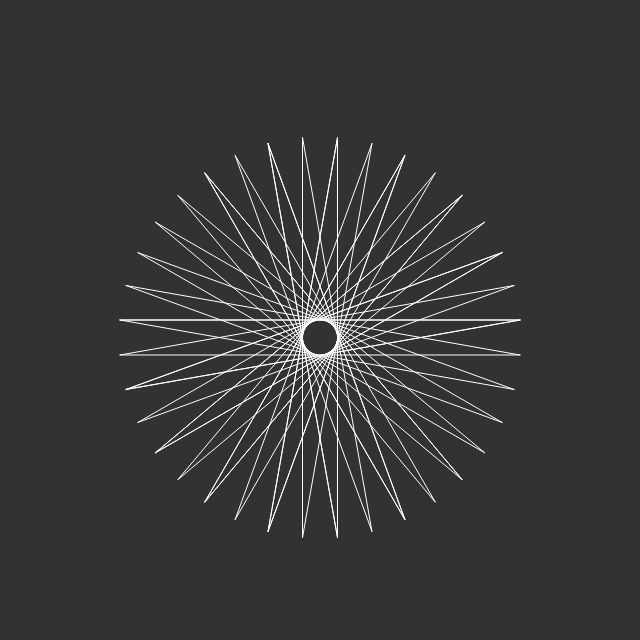
Frame 1 (no input)
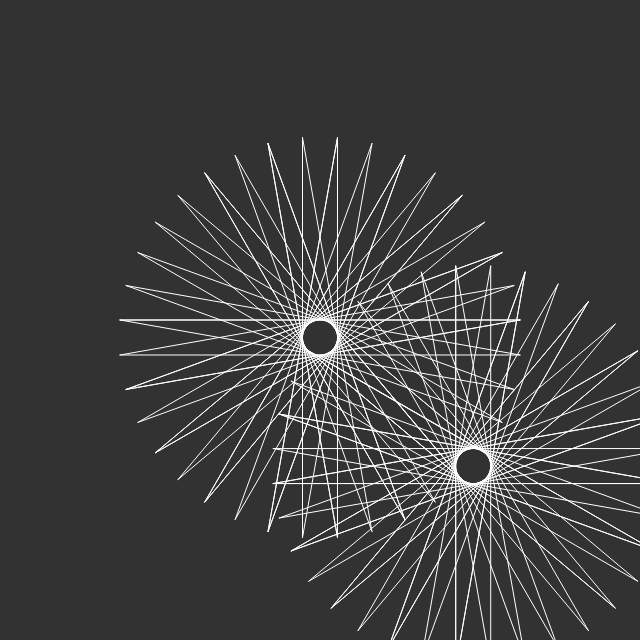
Frame 2 (the mouse pressed at the canvas centre, redrawn once)

The p5.js sketch that drew these frames (run headless with seeded random() and noise() and a simulated clock; the mouse was pressed at the canvas centre and the sketch redrawn once):

// p5.js sketch
// ── sketch.js
// basic template sketch showing how to use the Turtle class
var myTurtle;

function setup() {
	createCanvas(640, 640);
	noFill();
	stroke(255);
	background(50);
	noLoop();

	myTurtle = new Turtle();
}



function draw() {
	// move to starting position (without drawing)
	myTurtle.penUp();
	myTurtle.moveBackward(200);
	myTurtle.penDown();

	// star
	for (var i = 0; i < 50; i++) {
		myTurtle.moveForward(400);
		myTurtle.turnRight(170);
	}

	// sprial
	// for (var i = 0; i < 500; i++) {
	// 	myTurtle.moveForward(i * 0.1);
	// 	myTurtle.turnRight(10);
	// }

	//house
	// myTurtle.turnLeft(90); // left wall
	// myTurtle.moveForward(100);
	// myTurtle.turnLeft(90); // begin roof
	// myTurtle.moveForward(20);
	// myTurtle.turnRight(135);
	// myTurtle.moveForward(100);
	// myTurtle.turnRight(90);
	// myTurtle.moveForward(100);
	// myTurtle.turnRight(135);
	// myTurtle.moveForward(20);
	// myTurtle.turnLeft(90); // right wall
	// myTurtle.moveForward(100);

}

// ── turtle.js
// # Turtle
//
// Basic turtle graphics implementation:
// https://en.wikipedia.org/wiki/Turtle_graphics
//
// For more info on Javascript OOP:
// https://developer.mozilla.org/en-US/docs/Web/JavaScript/Introduction_to_Object-Oriented_JavaScript
//
// The turtle's coordinate system uses pixels for distance and degrees for rotations
// 0 degrees is straight right (east); positive degrees are clockwise

// ## Turtle constructor
// takes optional x, y starting coordinates (default is center of sketch)
function Turtle(x, y) {
    // assign default values to x and y if they were not passed
    if (typeof x === "undefined") {
        x = width * 0.5;
    }
    if (typeof y === "undefined") {
        y = height * 0.5;
    }
    this.x = x;
    this.y = y;
    this.bearingRadians = 0;
    this.isPenDown = true;
    this._stateStack = [];
}

// ##moveTo
// instantly transports the turtle to the provided x, y location, drawing a line if pen is down
Turtle.prototype.moveTo = function(newX, newY) {
    if (this.isPenDown) {
        line(this.x, this.y, newX, newY);
    }
    this.x = newX;
    this.y = newY;
};

// moveForward moves the turtle along its current bearing, drawing a line if pen is down
Turtle.prototype.moveForward = function(distance) {
    var newX = this.x + cos(this.bearingRadians) * distance;
    var newY = this.y + sin(this.bearingRadians) * distance;
    this.moveTo(newX, newY);
};

// moveBackward moves the turtle backward from its current bearing, drawing a line if pen is down
Turtle.prototype.moveBackward = function(distance) {
    this.moveForward(-distance);
};

// turnTo changes the turtle's bearing to the provided angle in degrees
Turtle.prototype.turnTo = function(positionDegrees) {
    this.bearingRadians = radians(positionDegrees);
};

// turnRight rotates the turtle's bearing clockwise by the provided angle in degrees
Turtle.prototype.turnRight = function(amountDegrees) {
    this.bearingRadians += radians(amountDegrees);
};

// turnLeft rotates the turtle's bearing counter-clockwise by the provided angle in degrees
Turtle.prototype.turnLeft = function(amountDegrees) {
    this.bearingRadians -= radians(amountDegrees);
};

// penUp tells the turtle to move without drawing
Turtle.prototype.penUp = function() {
    this.isPenDown = false;
};

// penDown tells the turtle to draw a line when it moves
Turtle.prototype.penDown = function() {
    this.isPenDown = true;
};

// pushState records the turtle's current state (position, bearing, etc.) to a stack so that changes can be undone easily
Turtle.prototype.pushState = function() {
    this._stateStack.push({
        x: this.x,
        y: this.y,
        bearingRadians: this.bearingRadians,
        isPenDown: this.isPenDown
    });
};

// popState restores the turtle's state to the top recorded state on the stack
Turtle.prototype.popState = function() {
    if (this._stateStack.length === 0) {
        console.error(
            "Turtle: No states left on stack. Make sure your calls to .pushState and .popState are ballanced."
        );
        return;
    }
    var state = this._stateStack.pop();
    this.x = state.x;
    this.y = state.y;
    this.bearingRadians = state.bearingRadians;
    this.isPenDown = state.isPenDown;
};

// image draws and image centered on the turtle's current location and alligned with the turtle's rotation
Turtle.prototype.image = function(i, w, h) {
    // w, h are optional parameters to this function and to p5's image
    // p5's image function will draw the image at its "normal" size if w and h are undefined

    push();
    translate(this.x, this.y);
    rotate(this.bearingRadians - PI * 0.5);
    imageMode(CENTER);
    image(i, 0, 0, w, h);
    pop();
};
